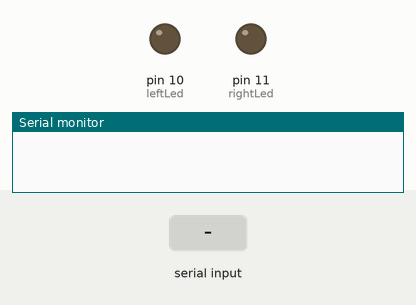
A sketch run on a simulated Arduino Uno, built with avr-gcc and run on an emulated ATmega328P. On the bench: output pins drawn as LEDs (lit = HIGH), the last lines printed to the serial monitor. Inputs (shaded band) come from the test bench.

Above: at 1.2 s.
1.3 s: "90,45\n" received over Serial
At 1.43 s:
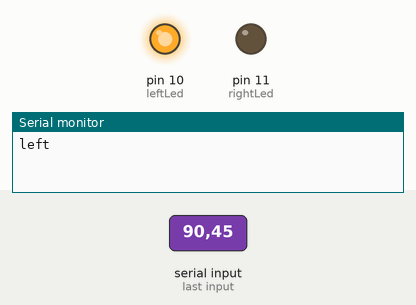
Timing chart, 0 to 4.3 s (numbered marks = the images above; inputs shaded):
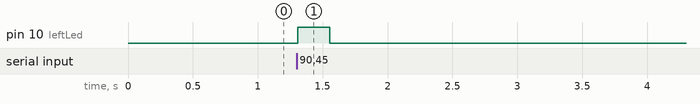

The sketch:

trash_robot2.ino
```cpp
int x;
int y;
int w = 480;
int h = 320;
int leftTrig = w*0.4;
int rightTrig = w*0.6;
int leftLed = 10;
int rightLed = 11;

void setup(){
  Serial.begin(9600);
  pinMode(leftLed, OUTPUT);
  pinMode(rightLed, OUTPUT);
}

void loop(){
  //stop motors
  //drive and avoid obstacles
}

void serialEvent(){
  while (Serial.available()) {
    x = Serial.parseInt();
    y = Serial.parseInt();
    if (Serial.available() == 1) {
      getObject();
      Serial.println(x);
      Serial.println(y);
    }
  }

}

void getObject(){
  //stop motors
  digitalWrite(leftLed, LOW);
  digitalWrite(rightLed, LOW);
  if (x < leftTrig || x == leftTrig) {
    //turn left
    Serial.println("left");
    digitalWrite(leftLed, HIGH);
    delay(250);
    digitalWrite(leftLed, LOW);
    delay(250);
  }
  else if (x > rightTrig || x == rightTrig) {
    //turn right
    Serial.println("right");
    digitalWrite(rightLed, HIGH);
    delay(250);
    digitalWrite(rightLed, LOW);
    delay(250);
  }
  else if (x > leftTrig && x < rightTrig) {
    //drive forward
    Serial.println("middle");
    //see if close to capture
    digitalWrite(leftLed, HIGH);
    digitalWrite(rightLed, HIGH);
    delay(250);
    digitalWrite(leftLed, LOW);
    digitalWrite(rightLed, LOW);
    delay(250);
  }
  else {
    Serial.println("No Value");
  }
}
```

Measured:
- after the input at 1.3 s, pin 10 (leftLed): LOW → HIGH at once, → LOW 0.25 s later
